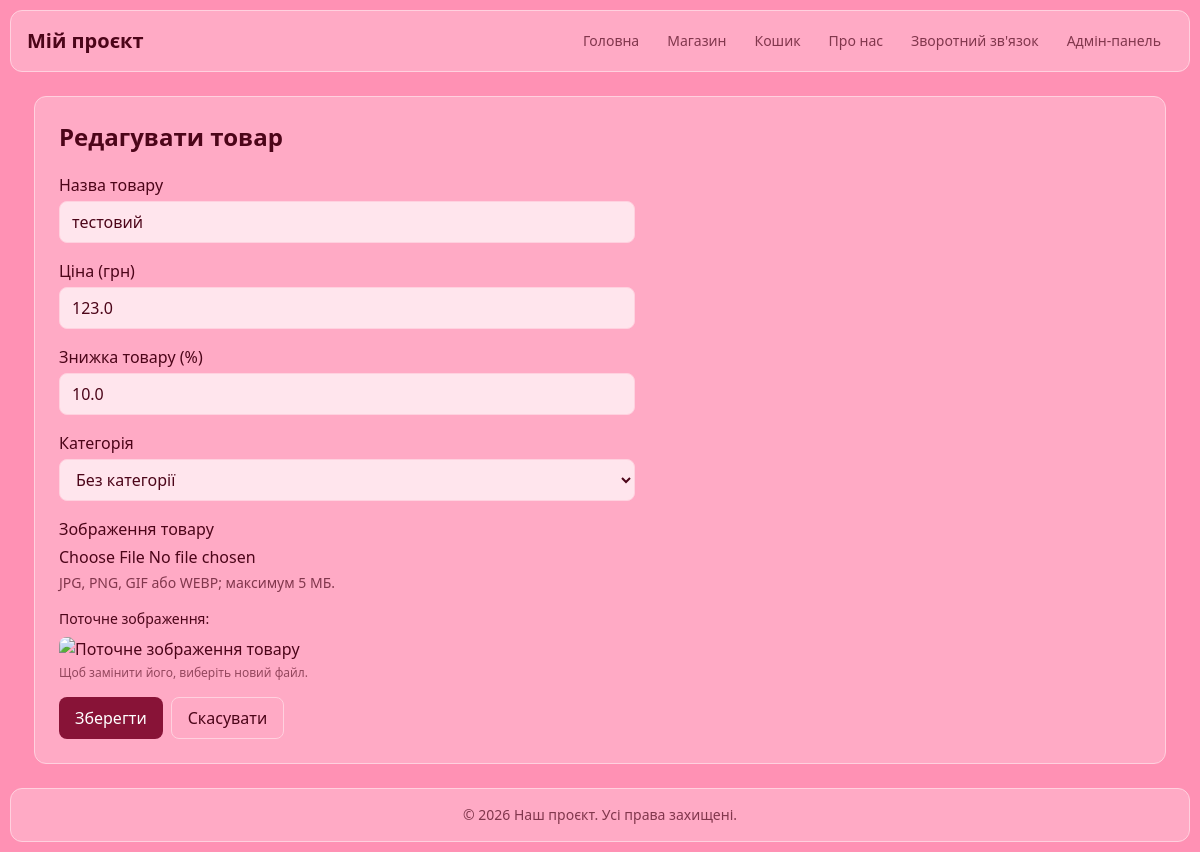
The app's page /admin/products/9/edit with its own data.
### tables this page shows
CREATE TABLE products (
    id    INTEGER PRIMARY KEY AUTOINCREMENT,
    name  TEXT NOT NULL,
    price REAL NOT NULL CHECK (price >= 0),
    image TEXT
, image_data BLOB, image_mimetype TEXT, discount_percent REAL NOT NULL DEFAULT 0, category_id INTEGER REFERENCES categories(id) ON DELETE SET NULL);

### routes/admin.py (the view, shortened to what this page needs)
@admin_bp.route('/products/<int:product_id>/edit', methods=['GET', 'POST'])
def edit_product(product_id):
    product = models.get_product(product_id)
    if product is None:
        abort(404)
    product = dict(product)
    return render_template(
        'product_form.html',
        product=product,
        categories=models.get_category_tree(),
        is_new=False,
    )

### app.py (called while the page is built)
@app.context_processor
def inject_globals():
    return {
        'current_year': datetime.now().year,
        'cart_count': sum(session.get('cart', {}).values()),
    }

### models.py (called while the page is built)
def get_db():
    if 'db' not in g:
        g.db = sqlite3.connect(current_app.config['DATABASE'])
        g.db.row_factory = sqlite3.Row
        g.db.execute('PRAGMA foreign_keys = ON')
    return g.db

def get_product(product_id):
    return get_db().execute('SELECT * FROM products WHERE id = ?', (product_id,)).fetchone()

def get_categories():
    return get_db().execute(
        'SELECT c.*, p.name AS parent_name '
        'FROM categories c LEFT JOIN categories p ON p.id = c.parent_id '
        'ORDER BY c.name COLLATE NOCASE'
    ).fetchall()

def get_category_tree():
    categories = get_categories()
    by_parent = {}
    for category in categories:
        by_parent.setdefault(category['parent_id'], []).append(dict(category))
    result = []
    def visit(parent_id, level):
        for category in by_parent.get(parent_id, []):
            category['level'] = level
            result.append(category)
            visit(category['id'], level + 1)
    visit(None, 0)
    return result

### templates/product_form.html (shortened to what this page needs)
{% extends "base.html" %}
{% block content %}
<h1 class="mb-5 text-2xl font-bold">{{ 'Додати товар' if is_new else 'Редагувати товар' }}</h1>
<form method="post" enctype="multipart/form-data" class="max-w-xl space-y-4">
    <label class="block">
        <span class="mb-1 block font-medium">Назва товару</span>
        <input name="name" required value="{{ product.get('name', '') }}" class="w-full rounded-lg border border-line bg-white/70 px-3 py-2">
    </label>
    <label class="block">
        <span class="mb-1 block font-medium">Ціна (грн)</span>
        <input name="price" type="number" min="0" step="0.01" required value="{{ product.get('price', '') }}" class="w-full rounded-lg border border-line bg-white/70 px-3 py-2">
    </label>
    <label class="block">
        <span class="mb-1 block font-medium">Знижка товару (%)</span>
        <input name="discount_percent" type="number" min="0" max="100" step="0.01" value="{{ product.get('discount_percent', 0) }}" class="w-full rounded-lg border border-line bg-white/70 px-3 py-2">
    </label>
    <label class="block">
        <span class="mb-1 block font-medium">Категорія</span>
        <select name="category_id" class="w-full rounded-lg border border-line bg-white/70 px-3 py-2">
            <option value="">Без категорії</option>
        </select>
    </label>
    <label class="block">
        <span class="mb-1 block font-medium">Зображення товару</span>
        <input
            type="file"
            id="image_file"
            name="image_file"
            accept=".jpg,.jpeg,.png,.gif,.webp,image/jpeg,image/png,image/gif,image/webp"
        >
        <span class="mt-1 block text-sm text-ink/70">JPG, PNG, GIF або WEBP; максимум 5 МБ.</span>
    </label>
    {% if not is_new and product.get('image_data') %}
    <div>
        <p class="mb-2 text-sm font-medium">Поточне зображення:</p>
        <img src="{{ url_for('shop.product_image', product_id=product['id']) }}" alt="Поточне зображення товару" class="max-h-48 rounded-lg object-contain">
        <p class="mt-1 text-xs text-ink/60">Щоб замінити його, виберіть новий файл.</p>
    </div>
    {% elif not is_new and product.get('image') %}
    <div>
        <p class="mb-2 text-sm font-medium">Старе зображення (URL):</p>
        <img src="{{ product['image'] }}" alt="Зображення товару" class="max-h-48 rounded-lg object-contain">
    </div>
    {% endif %}
    <div class="flex gap-2">
        <button type="submit" class="rounded-lg bg-accent px-4 py-2 font-medium text-white">Зберегти</button>
        <a href="{{ url_for('admin.products') }}" class="rounded-lg border border-line px-4 py-2">Скасувати</a>
    </div>
</form>
{% endblock %}

### records on screen
products: name "тестовий", price "123.0", discount_percent "10.0"

### other values on screen
{{ label }} "Головна" "Магазин" "Кошик" "Про нас" "Зворотний зв'язок" "Адмін-панель"
{{ 'Додати товар' if is_new else 'Редагувати товар' }} "Редагувати товар"
